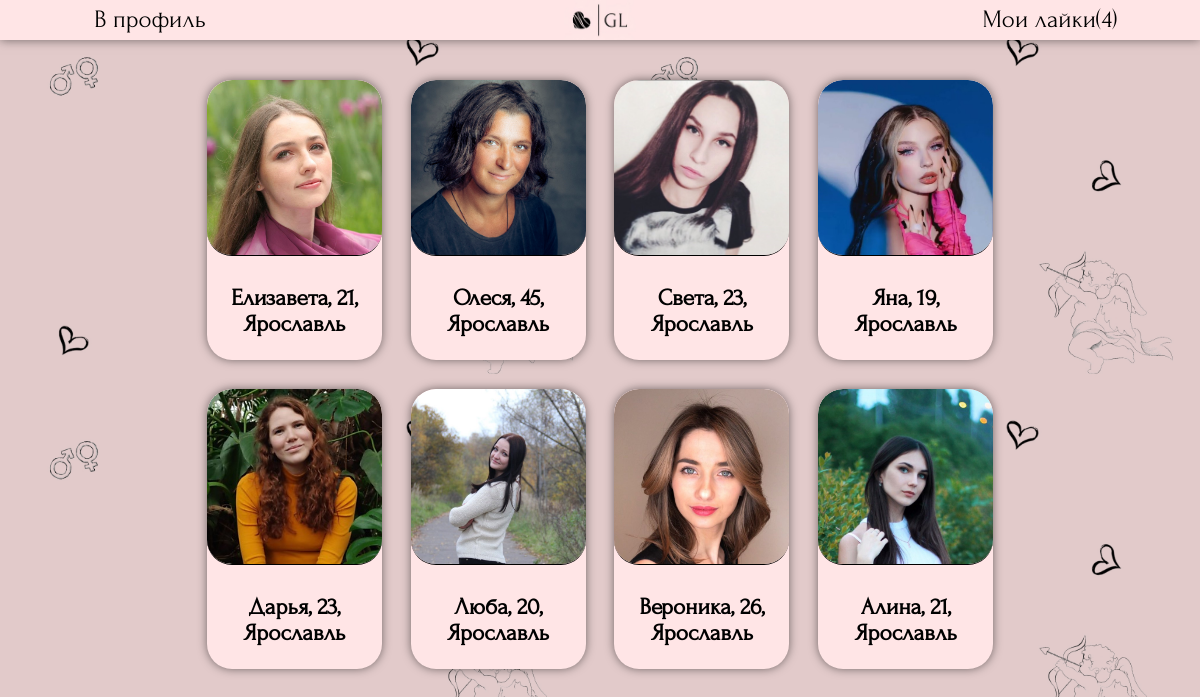
The page /searching/ (signed in) on the database its author committed.
### searching/models.py (models this page shows, shortened)
class Profile(models.Model):
    genders = (
        ('Парень', 'Парень'),
        ('Девушка', 'Девушка')
    )
    point_of_searching_list = (
        ('Отношения', 'Отношения'),
        ('Свидания', 'Свидания'),
        ('Дружба', 'Дружба'),
        ('Общение', 'Общение'),
    )
    name = models.CharField ('Имя', max_length=50)
    avatar = models.ImageField ('Фото', upload_to='photos/users', default='photos/default_avatar.jpg')
    age = models.IntegerField("Возраст")
    gender = models.CharField ("Пол", choices=genders, max_length=30, default=genders[0])
    point_of_searching = models.CharField ("Цель знакомства", choices=point_of_searching_list, max_length=30, default=point_of_searching_list[0])
    city = models.CharField ('Город', max_length=100, default="Не указано")
    description = models.TextField ('О себе', max_length=300)
    social = models.CharField ('Ссылка на соцсеть', max_length=50, default='@name')
    user = models.OneToOneField(User, verbose_name='Автор анкеты', on_delete=models.CASCADE)
    age_search_min = models.IntegerField("Возраст поиска (от)", default=18)
    age_search_max = models.IntegerField("Возраст поиска (до)", default=100)
    class Meta:
        verbose_name = "Анкета"
        verbose_name_plural = "Анкеты"

### searching/views.py (the view)
# urls.py: path('', views.ProfileViewAllFiltered.as_view(), name='profiles'), #все профили с фильтром
class ProfileViewAllFiltered(View):
    def get(self, request):
        profiles = Profile.objects.all()
        reactions = Reactions.objects.all()
        pairs = NewPair.objects.all()
        profiles_i_liked = []
        for reaction in reactions:
            if reaction.like_sender == request.user:
                profiles_i_liked.append (reaction.like_receiver_profile)
        profiles_we_paired = []
        for pair in pairs:
            if pair.user1 == request.user:
                profiles_we_paired.append (pair.profile2)
            elif pair.user2 == request.user:
                profiles_we_paired.append (pair.profile1)
        unchecked_counter = countUnchecked(request)
        filterinfo = makefilters(request)
        if filterinfo == {}:
            return redirect ('myprofile')
        profiles_filtered = []
        for profile in profiles:
            searching_gender = 'Девушка'
            searching_city = filterinfo['city']
            user_profile = Profile.objects.get(pk=filterinfo['profileid'])
            if filterinfo['gender'] == 'Девушка':
                searching_gender = 'Парень'
            if (profile.gender == searching_gender and
                profile.city == searching_city and
                user_profile.age_search_min<=profile.age<=user_profile.age_search_max and
                not(profile in profiles_i_liked) and not (profile in profiles_we_paired)):
                profiles_filtered.append (profile)
        return render (request, 'searching/searching.html', {'profile_list': profiles_filtered, 'unchecked_counter': unchecked_counter})

### searching/views.py (called while the page is built)
def makefilters(request):
    try:
        profile = Profile.objects.get(user = User.objects.get(username = request.user.username))
        return {'profileid':profile.id,'city':profile.city, 'gender': profile.gender}
    except Exception:
        return {}

def countUnchecked(request):
    count = 0
    reactions = Reactions.objects.all()
    pairs = NewPair.objects.all()
    for reaction in reactions:
        if reaction.like_receiver == request.user and not(reaction.viewed):
            count +=1
    for pair in pairs:
        if pair.user1 == request.user and not (pair.viewed1):
            count +=1
        if pair.user2 == request.user and not (pair.viewed2):
            count +=1
    return count

### templates/searching/searching.html (shortened to what this page needs)
{% load static %}
<!DOCTYPE HTML>
<html>
	<head>
        <link rel="stylesheet" href="{% static 'css/searching.css' %}" type="text/css">
    </head>
    <body style="font-size: 20px;">
        <header>
            <button onclick="location.href='/searching/myprofile'">В профиль</button>
            <a class="logocontainer" href="{% url 'profiles' %}"><img class="mainlogo" src='{% static "css/bg_mini.jpg" %}' ></a>
            <button onclick="location.href='{% url 'reactions' %}'">Мои лайки{% if unchecked_counter != 0 %}({{unchecked_counter}}){% endif %}</button>
        </header>
        <main>
            {% for profile in profile_list %}
            <div class="oneprofile" >
                <div class="profilephoto" >
                    <img src="{{profile.avatar.url}}">
                </div>
                <div class="profiletext" >
                    <a href="{% url 'oneprofile' profile.id %}"><h3>{{profile.name}}, {{profile.age}}, {{profile.city}}</h3></a>
                </div>
            </div>
            {% endfor %}
        </main>
    </body>
</html>

### static/css/searching.css (style rules this page uses)
* { margin: 0; padding: 0; }
html { font-family: "Forum-Regular"; }
body { display: block; justify-content: center; align-items: center; background-image: url("darkhearts.jpg"); background-size: 50%; font-family: "Forum-Regular"; margin: 0px; font-size: 20px; }
header { margin: 0px; width: 100%; display: flex; z-index: 1; float: top; justify-content: space-between; align-items: center; position: fixed; background-color: #FFE5E6; box-shadow: 0px 0px 10px rgba(0, 0, 0, 0.5); }
header button { font-size: 25px; width: 25%; background-color: rgba(0, 0, 0, 0); border: none; }
main { display: flex; justify-content: center; flex-flow: row wrap; float: left; margin: 5.5% 10% 0 10%; }
button { font-family: "Forum-Regular"; }
.oneprofile { display: flex; overflow: hidden; justify-content: center; width: 175px; height: 280px; margin: 1.5%; background-color: #FFE5E6; border-radius: 25px; flex-direction: column; box-shadow: 0px 0px 10px rgba(0, 0, 0, 0.5); }
.oneprofile img { margin-left: auto; margin-right: auto; text-decoration:none; color: black; height: auto; width: 175px; height: 175px; object-fit: cover; border-radius: 25px; border-bottom: 1px solid; }
.oneprofile a { text-align: center; text-decoration:none; color: black; }
.profilephoto { width: 100%; }
.profiletext { display: flex; justify-content: center; align-items: center; height: 100%; }
.mainlogo { max-width: 100%; cursor: pointer; }
.logocontainer { max-width: 6%; display: flex; justify-self: center; }

### rows shown on the page
Profile: avatar (picture), name "Елизавета", age "21", city "Ярославль"
Profile: avatar (picture), name "Олеся", age "45", city "Ярославль"
Profile: avatar (picture), name "Света", age "23", city "Ярославль"
Profile: avatar (picture), name "Яна", age "19", city "Ярославль"
Profile: avatar (picture), name "Дарья", age "23", city "Ярославль"
Profile: avatar (picture), name "Люба", age "20", city "Ярославль"
Profile: avatar (picture), name "Вероника", age "26", city "Ярославль"
Profile: avatar (picture), name "Алина", age "21", city "Ярославль"

### other values the page prints
{{ unchecked_counter }} "4"
